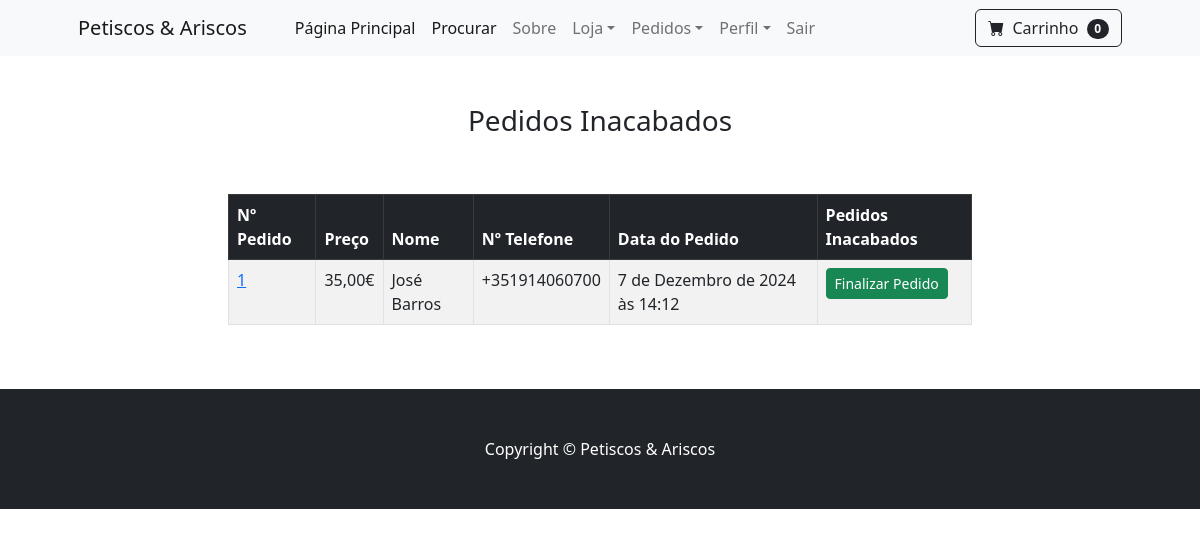
Page /payment/not_shipped_dash (signed in) on the committed database.
### payment/models.py (models this page shows, shortened)
class Order(models.Model):
    user = models.ForeignKey(User, on_delete=models.CASCADE, null=True, blank=True)
    full_name = models.CharField(max_length=255)
    email = models.EmailField(max_length=255)
    phone = PhoneNumberField(null=True, blank=True)
    address = models.CharField(max_length=100, default='', blank=True)
    amount_paid = models.DecimalField(max_digits=10, decimal_places=2)
    date_ordered = models.DateTimeField(auto_now_add=True)
    shipped = models.BooleanField(default=False)
    date_shipped = models.DateTimeField(blank=True, null=True)

### payment/views.py (the view, shortened to what this page needs)
# urls.py: path('not_shipped_dash', views.not_shipped_dash, name='not_shipped_dash'),
def not_shipped_dash(request):
    if request.user.is_authenticated and request.user.is_superuser:
        orders = Order.objects.filter(shipped=False)
        return render(request, "payment/not_shipped_dash.html", {"orders": orders})
    else:
        messages.success(request, "Acesso Negado!")
        return redirect('home')

### cart/cart.py (called while the page is built)
    def __len__(self):
        return len(self.cart)

### cart/context_processors.py (called while the page is built)
def cart(request):
    return {'cart': Cart(request)}

### payment/templates/payment/not_shipped_dash.html (shortened to what this page needs)
{% extends 'base.html' %}
{% block content %}
        <br/><br/>
        <div class="container">
            <div class="row">
                <center>
                    <div class="col-8">
                        <h3> Pedidos Inacabados</h3>
                        <br/><br/>
<table class="table table-striped table-hover table-bordered">
  <thead class="table-dark">
    <tr>
      <th scope="col">Nº Pedido</th>
      <th scope="col">Preço</th>
      <th scope="col">Nome</th>
      <th scope="col">Nº Telefone</th>
      <th scope="col">Data do Pedido</th>
      <th scope="col">Pedidos Inacabados</th>
    </tr>
  </thead>
  <tbody>
    {% for item in orders %}
    <tr>
      <td><a href="{% url 'orders' item.id %}">{{ item.id }}</a></td>
      <td>{{ item.amount_paid }}€</td>
      <td>{{ item.full_name }}</td>
      <td>{{ item.phone }}</td>
      <td>{{ item.date_ordered }}</td>
      <td>
        <form method="POST">
            <button type="submit" class="btn btn-success btn-sm">Finalizar Pedido</button>
        </form>
      </td>
    </tr>
    {% endfor %}
  </tbody>
</table>
<br/><br/>
                    </div>
                </center>
            </div>
        </div>
{% endblock %}

### rows in the picture
Order: id "1", amount_paid "35,00", full_name "José Barros", phone "+351914060700", date_ordered "7 de Dezembro de 2024 às 14:12"

### other values in the picture
{{ cart|length }} "0"
